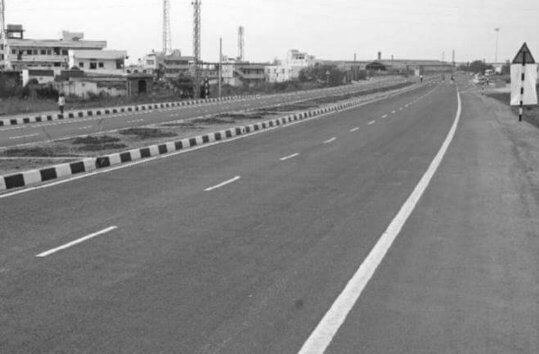
#> input picture images/linesOnTheRoadGray.jpg, 539 x 354 px
$ python section_a.py
#> lines starting #> are read from the running program, lines starting #| are printed output that depends on the picture; after the words box and inside, x2 and y2 are one past the last pixel; in counts of white or black regions, pixels touching at a corner belong together
import cv2
from matplotlib import pyplot as plt
import matplotlib
import numpy as np
from scipy.linalg import null_space


# [10 lines of commented-out code are left out]


def get_edges_indices(edges):
    nonzero_indices = np.nonzero(edges)
    l_points = np.array(list(zip(nonzero_indices[0], nonzero_indices[1])))
    return l_points


def create_synthetic_img():
    lines_image = np.zeros((100, 100))
    lines_image[20:60, 70] = 1
    lines_image[80, 10:50] = 1
    z = draw_line(1, -15)
    lines_image[z] = 1
    return lines_image


def draw_line(m, c):
    x = np.linspace(0, 99, 100)  # array of x values
    y = np.linspace(0, 99, 100)  # array of y values
    x, y = np.meshgrid(x, y)  # Create a grid of points
    z = np.where((y - (m * x + c)) == 0)
    return z


# [8 lines of commented-out code are left out]
def H_matrix(img, L_points, resolution_r, resolution_ang):
    n, m = img.shape
    r_max = np.ceil(np.sqrt(n ** 2 + m ** 2))

    r_space = np.arange(-r_max, r_max, resolution_r)
    theta_space = np.deg2rad(np.arange(-90, 90, resolution_ang))

    h_matrix = np.zeros((len(r_space), len(theta_space)))

    cosines = np.cos(theta_space)
    sines = np.sin(theta_space)

    for [y, x] in L_points:
        rs = x * cosines + y * sines
        for t_index, r in enumerate(rs):
            r_index = np.argmin(np.abs(r_space - r))
            h_matrix[r_index, t_index] += 1

    return h_matrix, r_space, theta_space


# [17 lines of commented-out code are left out]

def list_lines(H, th):
    # th - number of minimal points on the line
    H_reduced = H > th
    indices = np.where(H_reduced > 0)
    triplets = np.column_stack((indices[0], indices[1], H[indices])).astype(np.uint32)
    return triplets


# th = 38
# list_of_lines = list_lines(h, th)


# Display the detected lines in red - overlaid the original image
# Note: one way to do is, is to add the red lines to the image, and then display it
def display_lines(img, list_lines, r_space, theta_space):
    imC = np.dstack([img, img, img])  # a gray level image that is saved as a color image
    for (r_ind, t_ind, _) in list_lines:
        rho = r_space[r_ind]
        theta = theta_space[t_ind]
        a = np.cos(theta)
        b = np.sin(theta)
        x0 = a * rho
        y0 = b * rho
        x1 = int(x0 + 1000 * (-b))
        y1 = int(y0 + 1000 * a)
        x2 = int(x0 - 1000 * (-b))
        y2 = int(y0 - 1000 * a)

        cv2.line(imC, (x1, y1), (x2, y2), (255, 0, 0), thickness=1)

    plt.imshow(imC)
    plt.show()


# display_lines(img, list_of_lines, r_space, theta_space)


# Now use the above functions to implement
def straight_lines(image_file, res_r, res_orient, min_number_points, display):
#> called with image_file = 'images/linesOnTheRoadGray.jpg', res_r = 1, res_orient = 8, min_number_points = 100, display = True
    img = cv2.imread(image_file, cv2.IMREAD_GRAYSCALE)
#> img is the input picture: shape (354, 539); min 20, max 254, mean 138.2
    edges = cv2.Canny(img, 250, 500, 5)
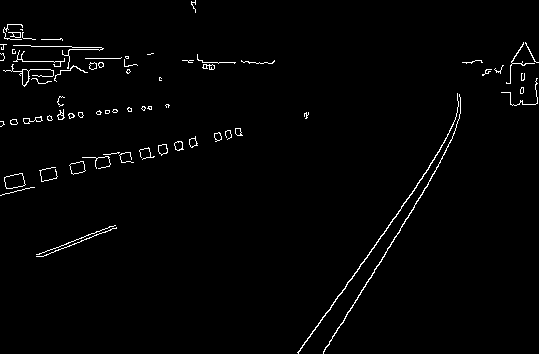
#> edges: shape (354, 539); 1.6% white in thin lines or dots
    l_points = get_edges_indices(edges)
#> in get_edges_indices, `nonzero_indices = np.nonzero(edges)`: nonzero_indices = 3035 positions, rows 0 to 353, columns 0 to 538
#> in get_edges_indices, `l_points = np.array(list(zip(nonzero_indices[0], nonzero_indices[1])))`: l_points = 3035 pairs, first value 0 to 353, second value 0 to 538
    h, r_space, theta_space = H_matrix(img, l_points, res_r, res_orient)
#> the loop in H_matrix, `for [y, x] in L_points:` made 3035 passes
#> (y, x) on passes 1 to 3: (0, 195), (1, 191), (1, 195)
#> r_space = 1290 values from -645 to 644; theta_space = 23 values from -1.57 to 1.5
    list_of_lines = list_lines(h, min_number_points)
#> in list_lines, `indices = np.where(H_reduced > 0)`: indices = (empty array, empty array)
#> in list_lines, `triplets = np.column_stack((indices[0], indices[1], H[indices])).astyp..`: triplets = empty array
#> list_of_lines = empty array
    if display:
        display_lines(img, list_of_lines, r_space, theta_space)
    return list_of_lines, r_space, theta_space


# straight_lines('images/Sudoku.PNG', 1, 1, 500, True)
# straight_lines('images/Crosswalk.jpg', 1, 15, 80, True)
straight_lines('images/linesOnTheRoadGray.jpg', 1, 8, 100, True)

$ run again, with images/Crosswalk.jpg copied over images/linesOnTheRoadGray.jpg
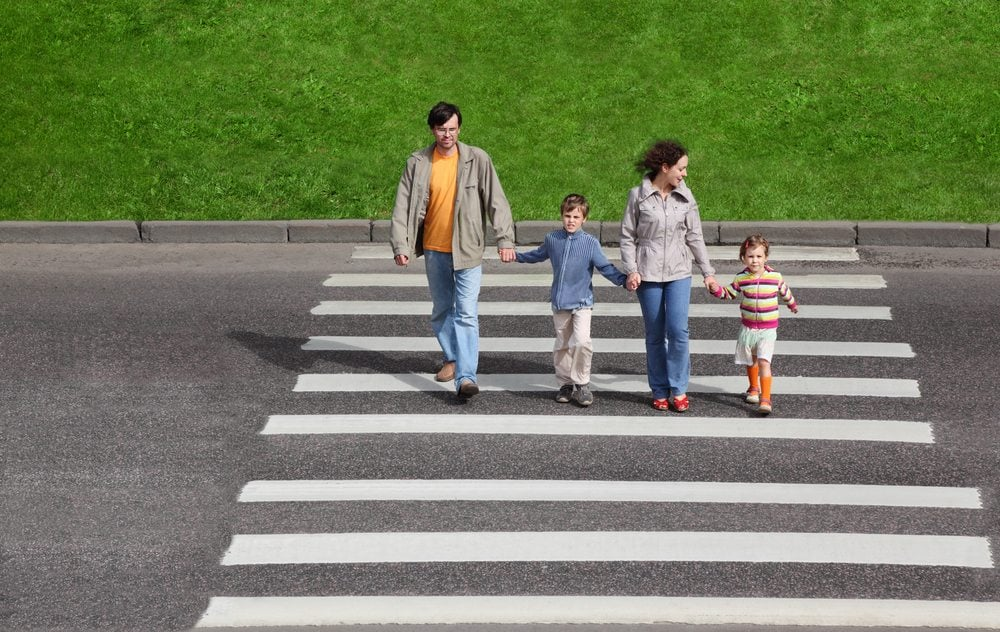
#> input picture images/Crosswalk.jpg, 1000 x 632 px
#> in straight_lines, `edges = cv2.Canny(img, 250, 500, 5)`:
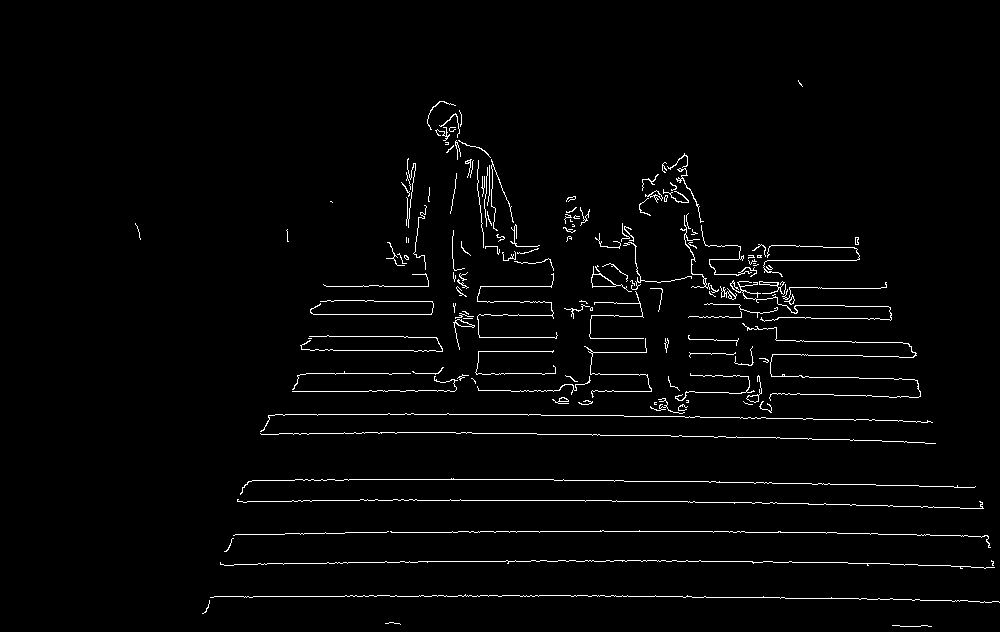
#> edges: shape (632, 1000); 2.2% white in thin lines or dots, all inside (x1, y1, x2, y2) = (135, 80, 1000, 627)
#> nonzero_indices = 13721 positions, rows 80 to 626, columns 135 to 999
#> in get_edges_indices, `l_points = np.array(list(zip(nonzero_indices[0], nonzero_indices[1])))`: l_points = 13721 pairs, first value 80 to 626, second value 135 to 999
#> the loop in H_matrix, `for [y, x] in L_points:` made 13721 passes
#> (y, x) on passes 1 to 3: (80, 798), (81, 798), (82, 799)
#> in straight_lines, `h, r_space, theta_space = H_matrix(img, l_points, res_r, res_orient)`: r_space = 2366 values from -1183 to 1182; theta_space = 23 values from -1.57 to 1.5
#> indices = 26 positions, rows 586 to 937, columns 0 to 0
#> triplets = 26 rows, first 8: [586, 0, 104], [587, 0, 311], [588, 0, 162], [620, 0, 122], [621, 0, 159], [622, 0, 266], [651, 0, 218], [652, 0, 274]
#> list_of_lines has the same summary as triplets in list_lines
#> the loop in display_lines, `for (r_ind, t_ind, _) in list_lines:` made 26 passes
#> (r_ind, rho, x0, y0, y1, y2) on passes 1 to 8: (586, -597, -3.66e-14, 597, 597, 596), (587, -596, -3.65e-14, 596, 596, 595), (588, -595, -3.64e-14, 595, 595, 594), (620, -563, -3.45e-14, 563, 563, 562), (621, -562, -3.44e-14, 562, 562, 561), (622, -561, -3.44e-14, 561, 561, 560), (651, -532, -3.26e-14, 532, 532, 531), (652, -531, -3.25e-14, 531, 531, 530)
#> after the loop in display_lines, `for (r_ind, t_ind, _) in list_lines:`:
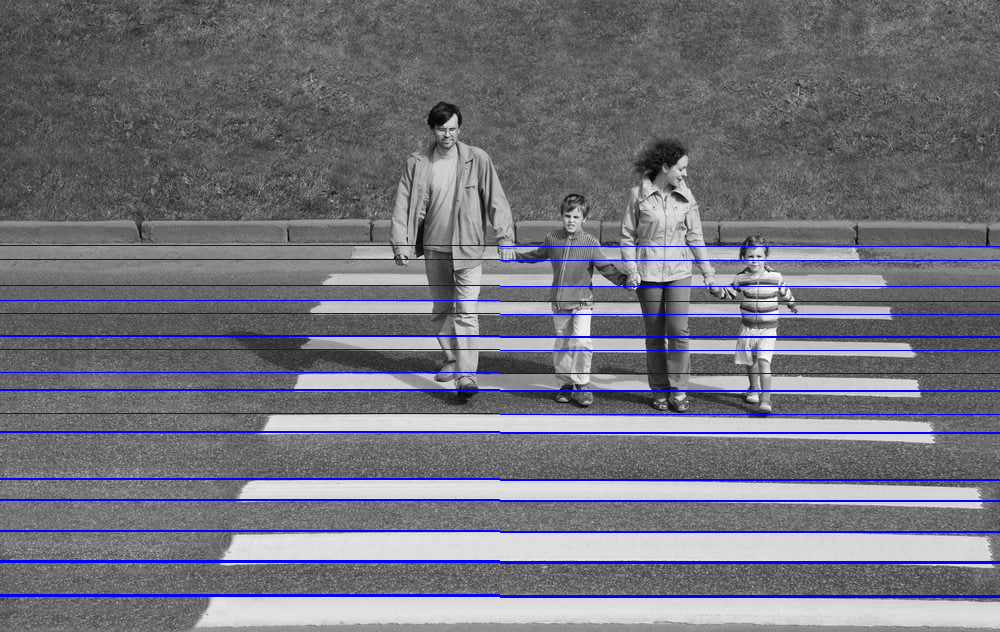
#> imC: shape (632, 1000, 3); mean of channels 0, 1, 2 124.9, 114.4, 114.4; drawn as B, G, R
